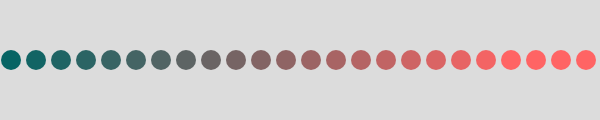
Frame 1 (no input)
Frame 60 (no input): identical to frame 1, image omitted
Frame 120 (the mouse pressed at the canvas centre since frame 60): identical to frame 1, image omitted

The p5.js sketch that drew this single still picture (run headless with seeded random() and noise() and a simulated clock; from frame 60 on, the mouse is pressed at the canvas centre):

// p5.js sketch
// ── sketch.js
function setup() {
  createCanvas(600, 120);
}

function draw() {
  background(220);

  ///(initialize the variable; check for a condition; increment the variable)  
  for (var x = 11; x < width; x = x + 25) {
    noStroke();
    
    //use the incrementing variable for the red value.
    //Divide it by 2 so that it increments less drastically 
    fill(x / 2, 100, 100);
    
    //draw an ellipse with the x location of the variable called x 
    ellipse(x, 60, 20, 20);
  }
}
